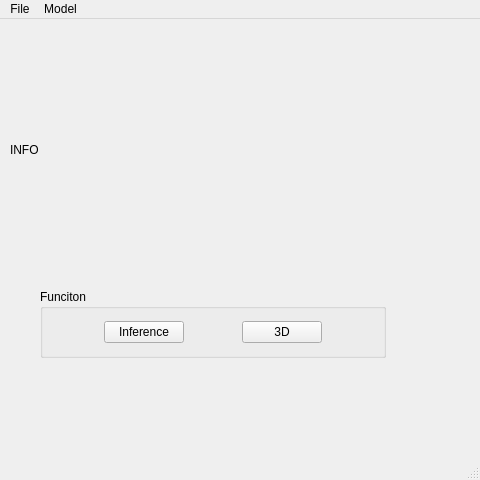
<?xml version="1.0" encoding="UTF-8"?>
<ui version="4.0">
 <class>HomePage</class>
 <widget class="QMainWindow" name="HomePage">
  <property name="geometry">
   <rect>
    <x>0</x>
    <y>0</y>
    <width>480</width>
    <height>480</height>
   </rect>
  </property>
  <property name="windowTitle">
   <string>homePage</string>
  </property>
  <property name="statusTip">
   <string/>
  </property>
  <widget class="QWidget" name="centralwidget">
   <widget class="QGroupBox" name="groupBox_3">
    <property name="geometry">
     <rect>
      <x>10</x>
      <y>650</y>
      <width>120</width>
      <height>80</height>
     </rect>
    </property>
    <property name="title">
     <string>GroupBox</string>
    </property>
   </widget>
   <widget class="QGroupBox" name="groupBoxfun">
    <property name="geometry">
     <rect>
      <x>40</x>
      <y>270</y>
      <width>346</width>
      <height>69</height>
     </rect>
    </property>
    <property name="title">
     <string>Funciton</string>
    </property>
    <layout class="QHBoxLayout" name="horizontalLayout_5">
     <item>
      <spacer name="horizontalSpacer_8">
       <property name="orientation">
        <enum>Qt::Horizontal</enum>
       </property>
       <property name="sizeHint" stdset="0">
        <size>
         <width>40</width>
         <height>20</height>
        </size>
       </property>
      </spacer>
     </item>
     <item>
      <widget class="QPushButton" name="buttonInf">
       <property name="text">
        <string>Inference</string>
       </property>
      </widget>
     </item>
     <item>
      <spacer name="horizontalSpacer_7">
       <property name="orientation">
        <enum>Qt::Horizontal</enum>
       </property>
       <property name="sizeHint" stdset="0">
        <size>
         <width>40</width>
         <height>20</height>
        </size>
       </property>
      </spacer>
     </item>
     <item>
      <widget class="QPushButton" name="button3D">
       <property name="text">
        <string>3D</string>
       </property>
      </widget>
     </item>
     <item>
      <spacer name="horizontalSpacer_9">
       <property name="orientation">
        <enum>Qt::Horizontal</enum>
       </property>
       <property name="sizeHint" stdset="0">
        <size>
         <width>40</width>
         <height>20</height>
        </size>
       </property>
      </spacer>
     </item>
    </layout>
   </widget>
   <widget class="QLabel" name="label">
    <property name="geometry">
     <rect>
      <x>10</x>
      <y>30</y>
      <width>451</width>
      <height>201</height>
     </rect>
    </property>
    <property name="text">
     <string>INFO</string>
    </property>
   </widget>
  </widget>
  <widget class="QMenuBar" name="menubar">
   <property name="geometry">
    <rect>
     <x>0</x>
     <y>0</y>
     <width>480</width>
     <height>28</height>
    </rect>
   </property>
   <widget class="QMenu" name="menuFile">
    <property name="title">
     <string>File</string>
    </property>
    <addaction name="actionImportImg"/>
    <addaction name="separator"/>
    <addaction name="actionSaveImg"/>
   </widget>
   <widget class="QMenu" name="menuModel">
    <property name="title">
     <string>Model</string>
    </property>
    <addaction name="actionImportMod"/>
   </widget>
   <addaction name="menuFile"/>
   <addaction name="menuModel"/>
  </widget>
  <widget class="QStatusBar" name="statusbar">
   <property name="statusTip">
    <string/>
   </property>
  </widget>
  <action name="actionImportImg">
   <property name="text">
    <string>Impoet Images</string>
   </property>
  </action>
  <action name="actionSaveImg">
   <property name="text">
    <string>Save Images</string>
   </property>
  </action>
  <action name="actionImportMod">
   <property name="text">
    <string>Import Model</string>
   </property>
  </action>
 </widget>
 <resources/>
 <connections/>
</ui>
